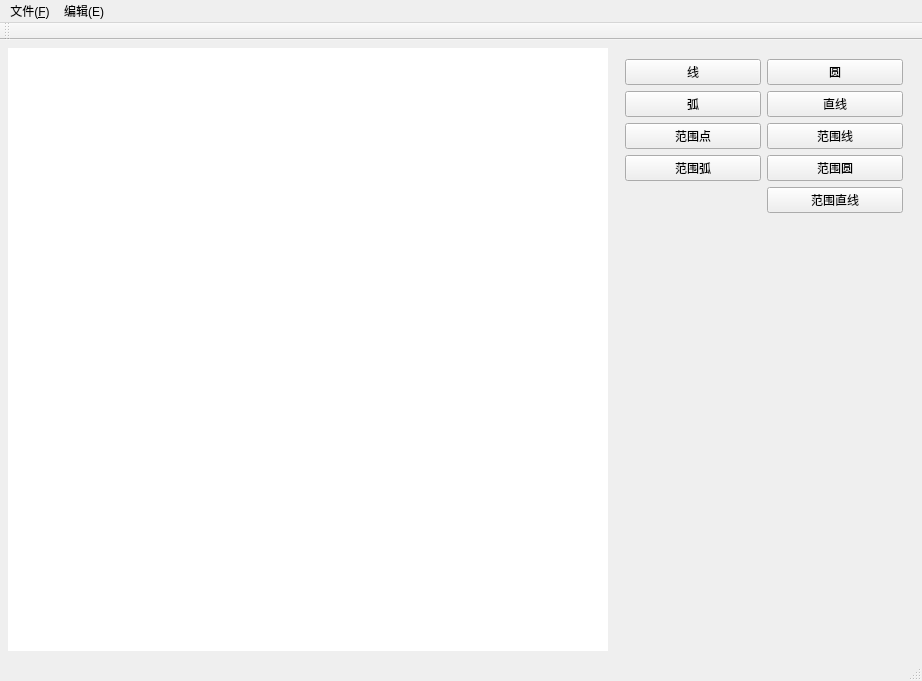
<?xml version="1.0" encoding="UTF-8"?>
<ui version="4.0">
 <class>MainWindow</class>
 <widget class="QMainWindow" name="MainWindow">
  <property name="geometry">
   <rect>
    <x>0</x>
    <y>0</y>
    <width>922</width>
    <height>681</height>
   </rect>
  </property>
  <property name="windowTitle">
   <string>MainWindow</string>
  </property>
  <widget class="QWidget" name="centralWidget">
   <layout class="QHBoxLayout" name="horizontalLayout" stretch="1,0">
    <property name="spacing">
     <number>6</number>
    </property>
    <property name="leftMargin">
     <number>8</number>
    </property>
    <property name="topMargin">
     <number>8</number>
    </property>
    <property name="rightMargin">
     <number>8</number>
    </property>
    <property name="bottomMargin">
     <number>8</number>
    </property>
    <item>
     <widget class="QWidget" name="view_widget" native="true">
      <property name="minimumSize">
       <size>
        <width>600</width>
        <height>600</height>
       </size>
      </property>
      <property name="styleSheet">
       <string notr="true">background-color: rgb(255, 255, 255);</string>
      </property>
     </widget>
    </item>
    <item>
     <widget class="QWidget" name="right_widget" native="true">
      <property name="minimumSize">
       <size>
        <width>300</width>
        <height>0</height>
       </size>
      </property>
      <layout class="QVBoxLayout" name="verticalLayout">
       <item>
        <layout class="QGridLayout" name="gridLayout">
         <item row="0" column="0">
          <widget class="QPushButton" name="lineBtn">
           <property name="text">
            <string>线</string>
           </property>
          </widget>
         </item>
         <item row="0" column="1">
          <widget class="QPushButton" name="circleBtn">
           <property name="text">
            <string>圆</string>
           </property>
          </widget>
         </item>
         <item row="1" column="0">
          <widget class="QPushButton" name="arcBtn">
           <property name="text">
            <string>弧</string>
           </property>
          </widget>
         </item>
         <item row="1" column="1">
          <widget class="QPushButton" name="straightLineBtn">
           <property name="text">
            <string>直线</string>
           </property>
          </widget>
         </item>
         <item row="2" column="0">
          <widget class="QPushButton" name="regPointBtn">
           <property name="text">
            <string>范围点</string>
           </property>
          </widget>
         </item>
         <item row="2" column="1">
          <widget class="QPushButton" name="regLineBtn">
           <property name="text">
            <string>范围线</string>
           </property>
          </widget>
         </item>
         <item row="3" column="0">
          <widget class="QPushButton" name="regArcBtn">
           <property name="text">
            <string>范围弧</string>
           </property>
          </widget>
         </item>
         <item row="3" column="1">
          <widget class="QPushButton" name="regCircleBtn">
           <property name="text">
            <string>范围圆</string>
           </property>
          </widget>
         </item>
         <item row="4" column="1">
          <widget class="QPushButton" name="regStraightLineBtn">
           <property name="text">
            <string>范围直线</string>
           </property>
          </widget>
         </item>
        </layout>
       </item>
       <item>
        <spacer name="verticalSpacer">
         <property name="orientation">
          <enum>Qt::Vertical</enum>
         </property>
         <property name="sizeHint" stdset="0">
          <size>
           <width>20</width>
           <height>490</height>
          </size>
         </property>
        </spacer>
       </item>
      </layout>
     </widget>
    </item>
   </layout>
  </widget>
  <widget class="QMenuBar" name="menuBar">
   <property name="geometry">
    <rect>
     <x>0</x>
     <y>0</y>
     <width>922</width>
     <height>26</height>
    </rect>
   </property>
   <widget class="QMenu" name="menu_file">
    <property name="title">
     <string>文件(&amp;F)</string>
    </property>
    <addaction name="action_quit"/>
   </widget>
   <widget class="QMenu" name="menu_edit">
    <property name="title">
     <string>编辑(E)</string>
    </property>
   </widget>
   <addaction name="menu_file"/>
   <addaction name="menu_edit"/>
  </widget>
  <widget class="QToolBar" name="mainToolBar">
   <property name="allowedAreas">
    <set>Qt::BottomToolBarArea|Qt::LeftToolBarArea|Qt::TopToolBarArea</set>
   </property>
   <attribute name="toolBarArea">
    <enum>TopToolBarArea</enum>
   </attribute>
   <attribute name="toolBarBreak">
    <bool>false</bool>
   </attribute>
  </widget>
  <widget class="QStatusBar" name="statusBar"/>
  <action name="action_quit">
   <property name="text">
    <string>退出(&amp;Q)</string>
   </property>
  </action>
 </widget>
 <layoutdefault spacing="6" margin="11"/>
 <resources/>
 <connections/>
</ui>
